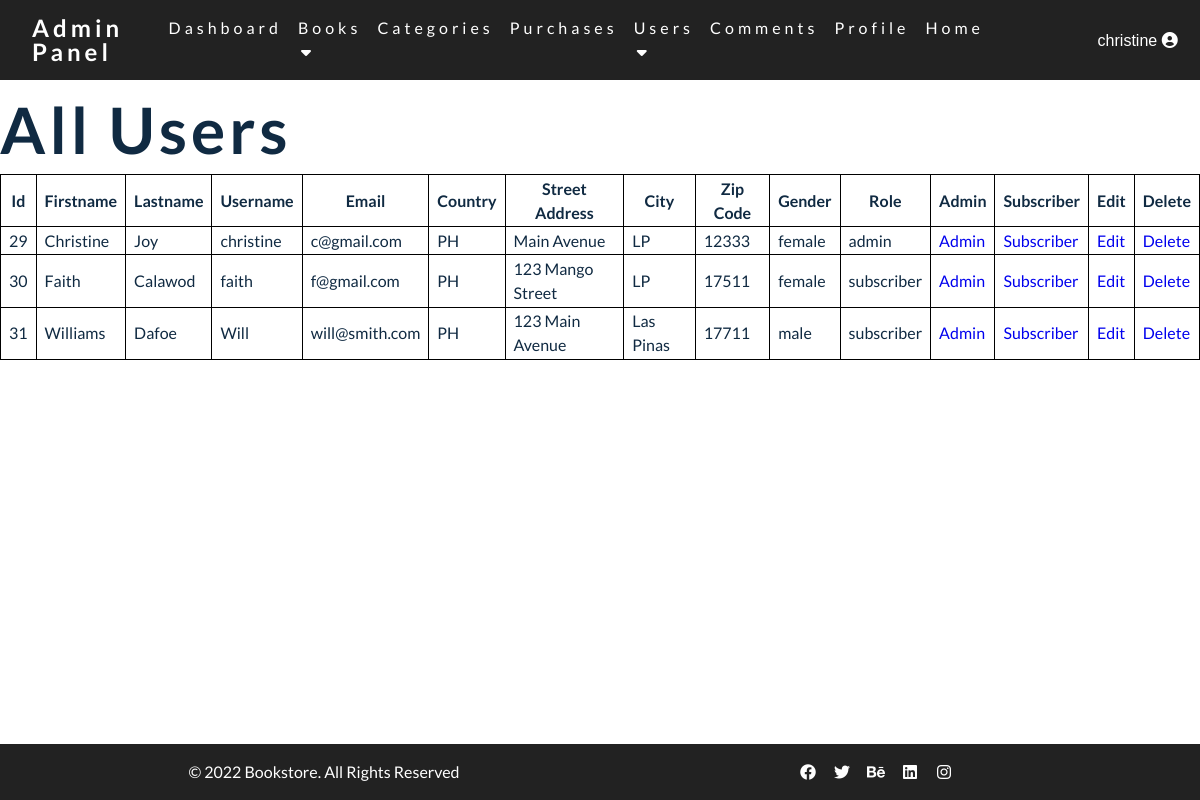
The app's page /admin/users.php (signed in) with its own data.
### tables this page shows
CREATE TABLE `users` (
  `user_id` int(3) NOT NULL,
  `user_firstname` varchar(255) NOT NULL,
  `user_lastname` varchar(255) NOT NULL,
  `username` varchar(255) NOT NULL,
  `user_email` varchar(255) NOT NULL,
  `user_country` varchar(255) NOT NULL,
  `user_street_address` varchar(255) NOT NULL,
  `user_city` varchar(255) NOT NULL,
  `user_zip_code` int(11) NOT NULL,
  `user_gender` varchar(11) NOT NULL,
  `user_role` varchar(255) NOT NULL,
  `user_password` varchar(255) NOT NULL
);

### admin/includes/view_all_users.php (the view, shortened to what this page needs)
<div class="users">
  <h1>All Users</h1>
  <table border="1" >
    <thead>
    <tr>
      <th>Id</th>
      <th>Firstname</th>
      <th>Lastname</th>
      <th>Username</th>
      <th>Email</th>
      <th>Country</th>
      <th>Street Address</th>
      <th>City</th>
      <th>Zip Code</th>
      <th>Gender</th>
      <th>Role</th>
      <th>Admin</th>
      <th>Subscriber</th>
      <th>Edit</th>
      <th>Delete</th>
    </tr>
  </thead>
  <tbody>
    <?php
      $stmt = "SELECT * FROM users";
      $fetch_users = mysqli_query($connection, $stmt);
      while($row = mysqli_fetch_assoc($fetch_users)) {
        $user_id = $row['user_id'];
        $user_firstname = $row['user_firstname'];
        $user_lastname = $row['user_lastname'];
        $username = $row['username'];
        $user_email = $row['user_email'];
        $user_country = $row['user_country'];
        $user_street_address = $row['user_street_address'];
        $user_city = $row['user_city'];
        $user_zip_code = $row['user_zip_code'];
        $user_gender = $row['user_gender'];
        $user_role = $row['user_role'];
        echo "<tr>";
        echo "<td>{$user_id}</td>";
        echo "<td>{$user_firstname}</td>";
        echo "<td>{$user_lastname}</td>";
        echo "<td>{$username}</td>";
        echo "<td>{$user_email}</td>";
        echo "<td>{$user_country}</td>";
        echo "<td>{$user_street_address}</td>";
        echo "<td>{$user_city}</td>";
        echo "<td>{$user_zip_code}</td>";
        echo "<td>{$user_gender}</td>";
        echo "<td>{$user_role}</td>";
        echo "<td><a onClick=\"javascript: return confirm('Are you sure you want to approve?'); \"  href='users.php?admin={$user_id}'>Admin</a></td>";
        echo "<td><a href='users.php?subscriber={$user_id}'>Subscriber</a></td>";
        echo "<td><a href='users.php?source=edit_user&edit_user={$user_id}'>Edit</a></td>";
        echo "<td><a onClick=\"javascript: return confirm('Are you sure you want to delete?'); \"  href='users.php?delete={$user_id}'>Delete</a></td>";
        echo "</tr>";
      }
    ?>
  </tbody>
</table>
</div>

### admin/css/main.css (style rules this page uses)
:root { --clr-primary-1: hsl(184, 91%, 17%); --clr-primary-2: hsl(185, 84%, 25%); --clr-primary-3: hsl(185, 81%, 29%); --clr-primary-4: hsl(184, 77%, 34%); --clr-primary-5: hsl(185, 62%, 45%); --clr-primary-6: hsl(185, 57%, 50%); --clr-primary-7: hsl(184, 65%, 59%); --clr-primary-8: hsl(184, 80%, 74%); --clr-primary-9: hsl(185, 94%, 87%); --clr-primary-10: hsl(186, 100%, 94%); --clr-grey-1: hsl(209, 61%, 16%); --clr-grey-2: hsl(211, 39%, 23%); --clr-grey-3: hsl(209, 34%, 30%); --clr-grey-4: hsl(209, 28%, 39%); --clr-grey-5: hsl(210, 22%, 49%); --clr-grey-6: hsl(209, 23%, 60%); --clr-grey-7: hsl(211, 27%, 70%); --clr-grey-8: hsl(210, 31%, 80%); --clr-grey-9: hsl(212, 33%, 89%); --clr-grey-10: hsl(210, 36%, 96%); --clr-white: #fff; --ff-primary: 'Lato', sans-serif; --transition: all 0.3s linear; --spacing: 0.25rem; --radius: 0.5rem; --light-shadow: 0 5px 15px rgba(0, 0, 0, 0.1); --dark-shadow: 0 5px 15px rgba(0, 0, 0, 0.2); }
body { font-family: var(--ff-primary); background: var(--clr-white); color: var(--clr-grey-1); line-height: 1.5; font-size: 0.875rem; }
a { text-decoration: none; }
h1, h2, h3, h4 { letter-spacing: var(--spacing); text-transform: capitalize; line-height: 1.25; margin-bottom: 0.75rem; font-family: var(--ff-primary); }
h1 { font-size: 3rem; }
@media screen and (min-width: 800px) { h1 { font-size: 4rem; } }
@media screen and (min-width: 800px) { body { font-size: 1rem; } }
@media screen and (min-width: 800px) { h1, h2, h3, h4 { line-height: 1; } }
th, td { padding: 0.1rem 0.5rem; border: 1px solid black; }
th { font-weight: bolder; border: 1px solid black; }
table { border-collapse: collapse; border: 1px solid black; }
.users { margin-top: -20rem; }

### admin/users.php (style rules this page uses)
th,td { padding: 0.1rem 0.5rem; }
th { font-weight: bolder; }
table { border-collapse: collapse; }

### records on screen
users: user_id "29", user_firstname "Christine", user_lastname "Joy", username "christine", user_email "c@gmail.com", user_country "PH", user_street_address "Main Avenue", user_city "LP", user_zip_code "12333", user_gender "female", user_role "admin"
users: user_id "30", user_firstname "Faith", user_lastname "Calawod", username "faith", user_email "f@gmail.com", user_country "PH", user_street_address "123 Mango Street", user_city "LP", user_zip_code "17511", user_gender "female", user_role "subscriber"
users: user_id "31", user_firstname "Williams", user_lastname "Dafoe", username "Will", user_email "will@smith.com", user_country "PH", user_street_address "123 Main Avenue", user_city "Las Pinas", user_zip_code "17711", user_gender "male", user_role "subscriber"

### other values on screen
$_SESSION['username'] "christine"
